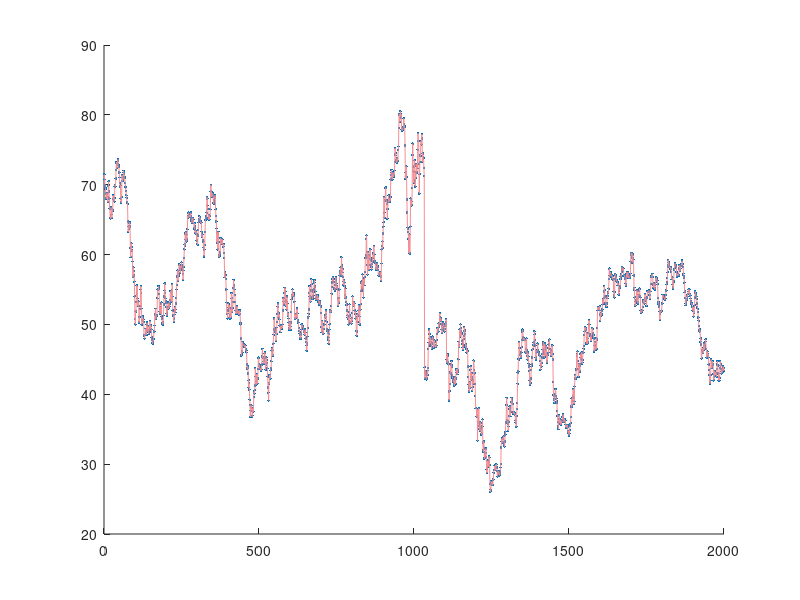

MATLAB code to generate this figure: (Note: this script raises an error after producing the figure.)
clc
load data.txt
X  = [1:length(data)];
Y = data';
% M1 * U = M2 => U = inv(M1) * M2
hold all
plot(X,Y,'.');
k = 20;
min=10^31;
plot(X,Y,'color',rand(1,3));
for i=2:k
  i
  temp = llsq(X,Y,i);
  if temp < min
   min = temp;
   min_i = i;
  end
end
min_i
